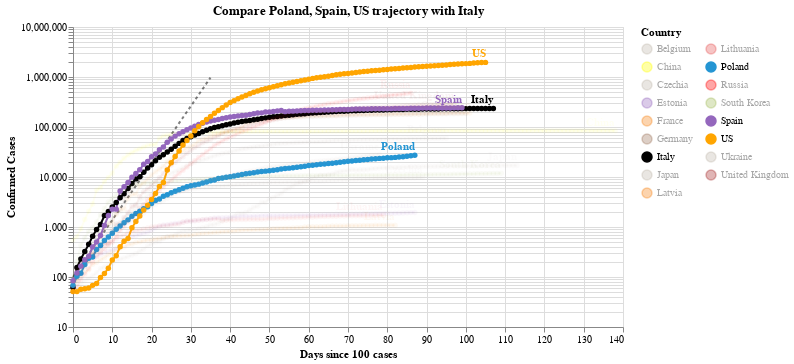

The cell this chart's notebook holds for it:
### Code cell
#hide_input
chart2 = make_since_chart(dff2, ['Poland', 'Spain', 'US'], baseline_countries)
chart2

### Figure 1 — Vega-Lite specification as saved in the notebook (floating-point values rounded to 4 significant figures; data arrays with more than 128 entries replaced by an {"elided": "..."} marker saying what was removed)
{"config": {"view": {"continuousWidth": 400, "continuousHeight": 300}}, "layer": [{"data": {"name": "data-628230001892d6798b50651be41d1b3e"}, "mark": {"type": "line", "color": "black", "opacity": 0.5, "strokeDash": [3, 3]}, "encoding": {"x": {"type": "quantitative", "field": "Days since 100 cases"}, "y": {"type": "quantitative", "field": "Confirmed Cases"}}}, {"data": {"name": "data-681c8d9c12e22b4f736da7411f818ec3"}, "mark": {"type": "line", "point": true}, "encoding": {"color": {"type": "nominal", "field": "Country", "legend": {"columns": 2}, "scale": {"domain": ["Belgium", "China", "Czechia", "Estonia", "France", "Germany", "Italy", "Japan", "Latvia", "Lithuania", "Poland", "Russia", "South Korea", "Spain", "US", "Ukraine", "United Kingdom"], "range": ["#C1B7AD", "yellow", "#C1B7AD", "#9467bd", "#F58518", "#9D755D", "black", "#C1B7AD", "#F58518", "#E45756", "#2495D3", "red", "#A1BA59", "#9467bd", "orange", "#C1B7AD", "brown"]}}, "opacity": {"condition": {"value": 1, "selection": "selector004"}, "value": 0.05}, "tooltip": [{"type": "nominal", "field": "Country"}, {"type": "temporal", "field": "Date"}, {"type": "quantitative", "field": "Confirmed Cases"}, {"type": "quantitative", "field": "Days since 100 cases"}], "x": {"type": "quantitative", "field": "Days since 100 cases"}, "y": {"type": "quantitative", "field": "Confirmed Cases", "scale": {"type": "log"}}}, "selection": {"selector004": {"type": "multi", "fields": ["Country"], "bind": "legend", "init": [{"Country": "Poland"}, {"Country": "Spain"}, {"Country": "US"}, {"Country": "Italy"}]}}, "width": 550}, {"data": {"name": "data-681c8d9c12e22b4f736da7411f818ec3"}, "mark": {"type": "text", "align": "right", "dy": -8, "fontWeight": "bold"}, "encoding": {"color": {"type": "nominal", "field": "Country", "legend": {"columns": 2}, "scale": {"domain": ["Belgium", "China", "Czechia", "Estonia", "France", "Germany", "Italy", "Japan", "Latvia", "Lithuania", "Poland", "Russia", "South Korea", "Spain", "US", "Ukraine", "United Kingdom"], "range": ["#C1B7AD", "yellow", "#C1B7AD", "#9467bd", "#F58518", "#9D755D", "black", "#C1B7AD", "#F58518", "#E45756", "#2495D3", "red", "#A1BA59", "#9467bd", "orange", "#C1B7AD", "brown"]}}, "opacity": {"condition": {"value": 1, "selection": "selector004"}, "value": 0.05}, "text": {"type": "nominal", "field": "Country"}, "tooltip": [{"type": "nominal", "field": "Country"}, {"type": "temporal", "field": "Date"}, {"type": "quantitative", "field": "Confirmed Cases"}, {"type": "quantitative", "field": "Days since 100 cases"}], "x": {"type": "quantitative", "field": "Days since 100 cases"}, "y": {"type": "quantitative", "field": "Confirmed Cases", "scale": {"type": "log"}}}, "transform": [{"filter": "(datum['Date'] >= 1591574400000)"}], "width": 550}], "title": "Compare Poland, Spain, US trajectory with Italy", "$schema": "https://vega.github.io/schema/vega-lite/v4.0.2.json", "datasets": {"data-628230001892d6798b50651be41d1b3e": [{"Days since 100 cases": 0, "Confirmed Cases": 100.0}, {"Days since 100 cases": 1, "Confirmed Cases": 130.0}, {"Days since 100 cases": 2, "Confirmed Cases": 169.0}, {"Days since 100 cases": 3, "Confirmed Cases": 219.7}, {"Days since 100 cases": 4, "Confirmed Cases": 285.6}, {"Days since 100 cases": 5, "Confirmed Cases": 371.3}, {"Days since 100 cases": 6, "Confirmed Cases": 482.7}, {"Days since 100 cases": 7, "Confirmed Cases": 627.5}, {"Days since 100 cases": 8, "Confirmed Cases": 815.7}, {"Days since 100 cases": 9, "Confirmed Cases": 1060.0}, {"Days since 100 cases": 10, "Confirmed Cases": 1379.0}, {"Days since 100 cases": 11, "Confirmed Cases": 1792.0}, {"Days since 100 cases": 12, "Confirmed Cases": 2330.0}, {"Days since 100 cases": 13, "Confirmed Cases": 3029.0}, {"Days since 100 cases": 14, "Confirmed Cases": 3937.0}, {"Days since 100 cases": 15, "Confirmed Cases": 5119.0}, {"Days since 100 cases": 16, "Confirmed Cases": 6654.0}, {"Days since 100 cases": 17, "Confirmed Cases": 8650.0}, {"Days since 100 cases": 18, "Confirmed Cases": 11250.0}, {"Days since 100 cases": 19, "Confirmed Cases": 14620.0}, {"Days since 100 cases": 20, "Confirmed Cases": 19000.0}, {"Days since 100 cases": 21, "Confirmed Cases": 24710.0}, {"Days since 100 cases": 22, "Confirmed Cases": 32120.0}, {"Days since 100 cases": 23, "Confirmed Cases": 41750.0}, {"Days since 100 cases": 24, "Confirmed Cases": 54280.0}, {"Days since 100 cases": 25, "Confirmed Cases": 70560.0}, {"Days since 100 cases": 26, "Confirmed Cases": 91730.0}, {"Days since 100 cases": 27, "Confirmed Cases": 119300.0}, {"Days since 100 cases": 28, "Confirmed Cases": 155000.0}, {"Days since 100 cases": 29, "Confirmed Cases": 201500.0}, {"Days since 100 cases": 30, "Confirmed Cases": 262000.0}, {"Days since 100 cases": 31, "Confirmed Cases": 340600.0}, {"Days since 100 cases": 32, "Confirmed Cases": 442800.0}, {"Days since 100 cases": 33, "Confirmed Cases": 575600.0}, {"Days since 100 cases": 34, "Confirmed Cases": 748300.0}, {"Days since 100 cases": 35, "Confirmed Cases": 972800.0}], "data-681c8d9c12e22b4f736da7411f818ec3": {"elided": "1669 records"}}}
